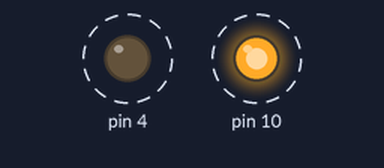
A sketch run on a simulated Arduino Uno, built with avr-gcc and run on an emulated ATmega328P. Parts: output pins drawn as LEDs (lit = HIGH). Dashed ring = blinking.

Above: at 0.2 s.
Timing chart, 0 to 3.0 s (numbered marks = the images above):
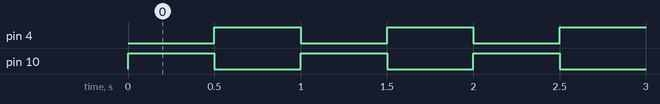

Measured:
- by itself, pin 4, pin 10: alternates HIGH for 0.50 s and LOW for 0.50 s
- by itself, everything shown: repeats every 1.0 s, in 3 steps

The sketch:

step1.ino
```cpp
#include "Arduino.h"
#include <led.h>

int blinkTime = 500;

Led ledLeftRed;
Led ledRightRed;

void setup(){
  ledLeftRed.init(10);
  ledRightRed.init(4);
}

void loop(){
  ledLeftRed.on();
  delay(blinkTime);
  ledLeftRed.off();
  ledRightRed.on();
  delay(blinkTime);
  ledRightRed.off();
}
```
